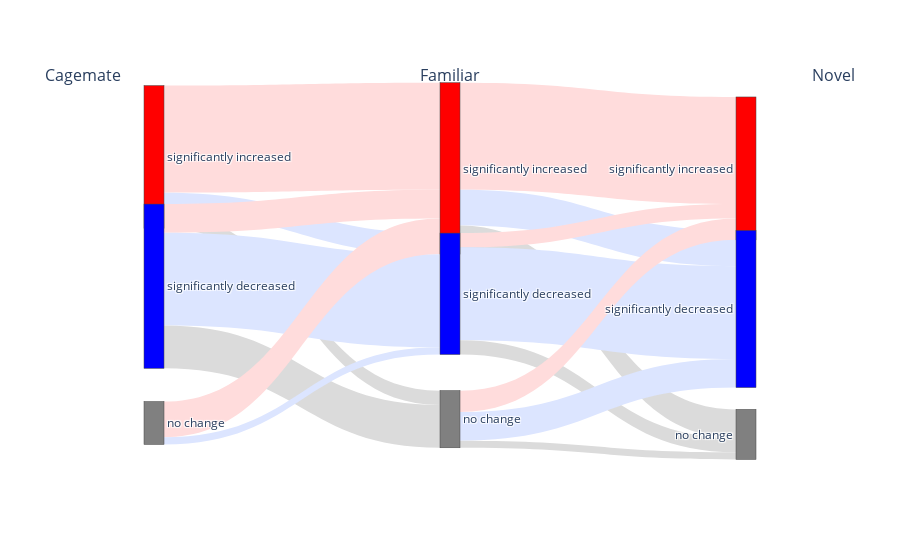

Source (notebook cell):
### Code cell
names = ["significantly increased", "significantly decreased", "no change",           # First stage
                "significantly increased", "significantly decreased", "no change",  
                " significantly increased", " significantly decreased", " no change"]
targets = ["significantly increased", "significantly decreased", "no change",           # First stage
                "significantly increased", "significantly decreased", "no change",  
                " significantly increased", " significantly decreased", " no change",
                "significantly increased", "significantly decreased", "no change",           # First stage
                "significantly increased", "significantly decreased", "no change",  
                " significantly increased", " significantly decreased", " no change"]
color_dict = {'increased':'red','decreased':'blue','change':'grey'}
color_dict_links = {"increased":"#FFDCDC", 'decreased': "#DCE5FF", 'change':  "#DBDBDB"}
fig = go.Figure(data=[go.Sankey(
    node = dict(
        label = names,             # Third stage
        pad = 15,
        thickness = 20,
        color = [color_dict[x.split(' ')[-1]] for x in names],
         y = [0.15, 0.49, 0.85,     # First stage (A_1, B_1, C_1)
            0.18, 0.51, 0.84,     # Second stage (A_2, B_2, C_2) 
            0.18, 0.55, 0.88],    # Third stage (A_3, B_3, C_3)
       # x positions to space out stages
        x = [0.1, 0.1, 0.1,       # First stage
            0.5, 0.5, 0.5,       # Second stage
            0.9, 0.9, 0.9] 
    ),
    link = dict(
        # First stage to second stage
        source = [0, 0, 0,          # Math101 to Pass/Fail
                 1, 1, 1,
                 2, 2, 2,
                 3, 3, 3, 
                 4, 4, 4, 
                 5, 5, 5],          # Physics101 to Pass/Fail
        target = [3, 4, 5,          # to Pass Math/Fail Math
                 3, 4, 5,
                 3, 4, 5,
                 6, 7, 8,
                 6, 7, 8,
                 6, 7, 8],          # to Pass Physics/Fail Physics
        value = values2,  
        color = [color_dict_links[x.split(' ')[-1]] for x in targets],
         
      
               # 70 pass physics, 30 fail
    )
)])
fig.update_layout(
    annotations=[
        # First group title
        dict(
            x=-0.05,  # x position (0 to 1)
            y=1.1,  # y position above the plot
            xref="paper",
            yref="paper",
            text="Cagemate",
            showarrow=False,
            font=dict(size=16)
        ),
        # Second group title
        dict(
            x=0.5,
            y=1.1,
            xref="paper",
            yref="paper",
            text="Familiar",
            showarrow=False,
            font=dict(size=16)
        ),
        # Third group title
        dict(
            x=1.05,
            y=1.1,
            xref="paper",
            yref="paper",
            text="Novel",
            showarrow=False,
            font=dict(size=16)
        ),
        # dict(
        #     x=.5,
        #     y=1.3,
        #     xref="paper",
        #     yref="paper",
        #     text="Novel",
        #     showarrow=False,
        #     font=dict(size=24)
        # )
    ],
    # Add more top margin to make room for labels
    margin=dict(t=100)
)

fig.show()

### Figure 1 — Plotly figure (JSON) as saved in the notebook; plotly's stock layout.template omitted (floating-point values rounded to 4 significant figures)
{"data": [{"link": {"color": ["#FFDCDC", "#DCE5FF", "#DBDBDB", "#FFDCDC", "#DCE5FF", "#DBDBDB", "#FFDCDC", "#DCE5FF", "#DBDBDB", "#FFDCDC", "#DCE5FF", "#DBDBDB", "#FFDCDC", "#DCE5FF", "#DBDBDB", "#FFDCDC", "#DCE5FF", "#DBDBDB"], "source": [0, 0, 0, 1, 1, 1, 2, 2, 2, 3, 3, 3, 4, 4, 4, 5, 5, 5], "target": [3, 4, 5, 3, 4, 5, 3, 4, 5, 6, 7, 8, 6, 7, 8, 6, 7, 8], "value": [15, 3, 2, 4, 13, 6, 5, 1, 0, 15, 5, 4, 2, 13, 2, 3, 4, 1]}, "node": {"color": ["red", "blue", "grey", "red", "blue", "grey", "red", "blue", "grey"], "label": ["significantly increased", "significantly decreased", "no change", "significantly increased", "significantly decreased", "no change", " significantly increased", " significantly decreased", " no change"], "pad": 15, "thickness": 20, "x": [0.1, 0.1, 0.1, 0.5, 0.5, 0.5, 0.9, 0.9, 0.9], "y": [0.15, 0.49, 0.85, 0.18, 0.51, 0.84, 0.18, 0.55, 0.88]}, "type": "sankey"}], "layout": {"annotations": [{"font": {"size": 16}, "showarrow": false, "text": "Cagemate", "x": -0.05, "xref": "paper", "y": 1.1, "yref": "paper"}, {"font": {"size": 16}, "showarrow": false, "text": "Familiar", "x": 0.5, "xref": "paper", "y": 1.1, "yref": "paper"}, {"font": {"size": 16}, "showarrow": false, "text": "Novel", "x": 1.05, "xref": "paper", "y": 1.1, "yref": "paper"}], "margin": {"t": 100}}}
